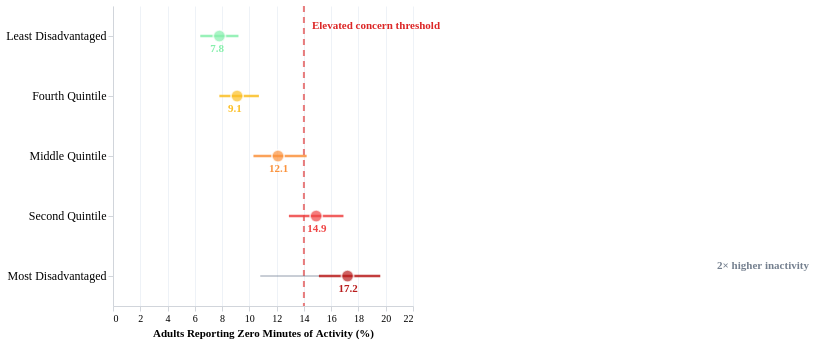

The specification (Vega-Lite) saved for this image:
### Vega-Lite specification from a JSON file in a GitHub repository (floating-point values rounded to 4 significant figures)
{"$schema": "https://vega.github.io/schema/vega-lite/v5.json", "width": "container", "height": 300, "background": "transparent", "data": {"values": [{"quintile": "Least Disadvantaged", "estimate": 7.8, "ci_low": 6.4, "ci_high": 9.2, "colour": "#86efac"}, {"quintile": "Fourth Quintile", "estimate": 9.1, "ci_low": 7.8, "ci_high": 10.7, "colour": "#fbbf24"}, {"quintile": "Middle Quintile", "estimate": 12.1, "ci_low": 10.3, "ci_high": 14.2, "colour": "#fb923c"}, {"quintile": "Second Quintile", "estimate": 14.9, "ci_low": 12.9, "ci_high": 16.9, "colour": "#ef4444"}, {"quintile": "Most Disadvantaged", "estimate": 17.2, "ci_low": 15.1, "ci_high": 19.6, "colour": "#b91c1c"}]}, "layer": [{"data": {"values": [{"threshold": 14}]}, "mark": {"type": "rule", "strokeDash": [6, 5], "strokeWidth": 2, "color": "#dc2626", "opacity": 0.6}, "encoding": {"x": {"field": "threshold", "type": "quantitative"}}}, {"data": {"values": [{"threshold": 14, "label": "Elevated concern threshold"}]}, "mark": {"type": "text", "align": "left", "dx": 8, "dy": -115, "font": "DM Sans", "fontSize": 11, "fontWeight": "bold", "color": "#dc2626"}, "encoding": {"x": {"field": "threshold", "type": "quantitative"}, "y": {"value": 135}, "text": {"field": "label"}}}, {"data": {"values": [{"x1": 10.8, "x2": 15.2, "y": "Least Disadvantaged", "label": "2× higher inactivity"}]}, "layer": [{"mark": {"type": "rule", "strokeWidth": 1.0, "color": "#64748b", "opacity": 0.7}, "encoding": {"x": {"field": "x1", "type": "quantitative"}, "x2": {"field": "x2"}, "y": {"value": 270}}}, {"mark": {"type": "text", "opacity": 0.75, "font": "DM Sans", "fontSize": 11, "fontWeight": "bold", "color": "#475569", "dy": -10}, "encoding": {"x": {"value": 650}, "y": {"value": 270}, "text": {"field": "label"}}}]}, {"mark": {"type": "rule", "strokeWidth": 2.5, "opacity": 0.85}, "encoding": {"y": {"field": "quintile", "type": "nominal", "sort": ["Least Disadvantaged", "Fourth Quintile", "Middle Quintile", "Second Quintile", "Most Disadvantaged"], "axis": {"title": null, "labelFont": "DM Sans", "labelFontSize": 12}}, "x": {"field": "ci_low", "type": "quantitative", "scale": {"domain": [5, 22]}, "axis": {"title": "Adults Reporting Zero Minutes of Activity (%)", "labelFont": "DM Sans", "titleFont": "DM Sans", "labelFontSize": 10, "titleFontSize": 11, "grid": true, "gridColor": "#eef2f7", "tickCount": 9}}, "x2": {"field": "ci_high"}, "color": {"field": "colour", "type": "nominal", "scale": null, "legend": null}, "tooltip": [{"field": "quintile", "title": "Socioeconomic Group"}, {"field": "estimate", "title": "Estimate (%)", "format": ".1f"}, {"field": "ci_low", "title": "95% CI Low", "format": ".1f"}, {"field": "ci_high", "title": "95% CI High", "format": ".1f"}]}}, {"mark": {"type": "point", "filled": true, "size": 150, "stroke": "white", "strokeWidth": 1.8}, "encoding": {"y": {"field": "quintile", "type": "nominal", "sort": ["Least Disadvantaged", "Fourth Quintile", "Middle Quintile", "Second Quintile", "Most Disadvantaged"]}, "x": {"field": "estimate", "type": "quantitative"}, "color": {"field": "colour", "type": "nominal", "scale": null, "legend": null}, "tooltip": [{"field": "quintile", "title": "Socioeconomic Group"}, {"field": "estimate", "title": "Estimate (%)", "format": ".1f"}, {"field": "ci_low", "title": "95% CI Low", "format": ".1f"}, {"field": "ci_high", "title": "95% CI High", "format": ".1f"}]}}, {"mark": {"type": "text", "align": "left", "dx": -9, "dy": 13, "font": "DM Sans", "fontSize": 11, "fontWeight": "bold"}, "encoding": {"y": {"field": "quintile", "type": "nominal", "sort": ["Least Disadvantaged", "Fourth Quintile", "Middle Quintile", "Second Quintile", "Most Disadvantaged"]}, "x": {"field": "estimate", "type": "quantitative"}, "text": {"field": "estimate", "type": "quantitative", "format": ".1f"}, "color": {"field": "colour", "type": "nominal", "scale": null, "legend": null}}}], "config": {"view": {"stroke": "transparent"}, "font": "DM Sans", "axis": {"domainColor": "#d1d5db", "tickColor": "#d1d5db"}}}
